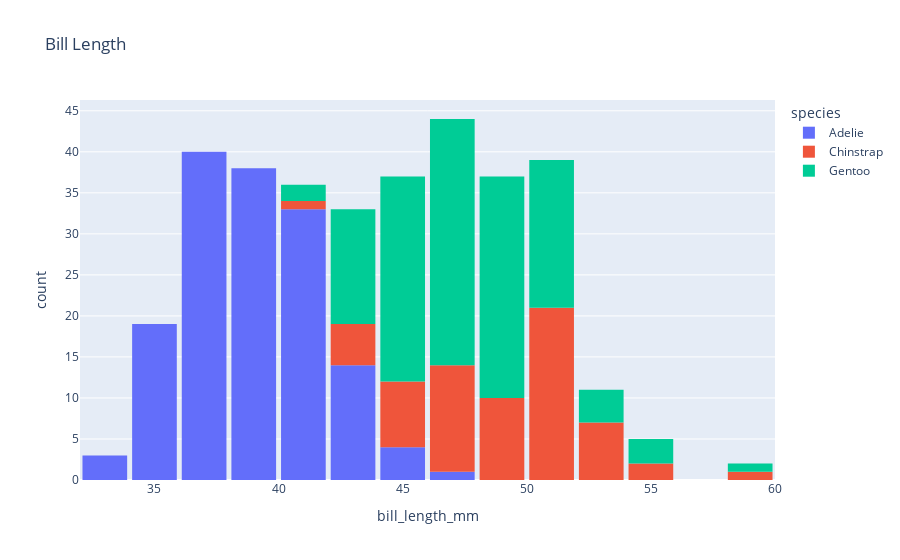

The notebook cell this image was saved under:
### Code cell
# Histogram for bill length
fig=px.histogram(df, x='bill_length_mm', color='species', title='Bill Length')
fig.update_layout(bargap=0.1)
fig.show()

### Figure 1 — Plotly figure (JSON) as saved in the notebook; plotly's stock layout.template omitted (floating-point values rounded to 4 significant figures; data arrays with more than 128 entries replaced by an {"elided": "..."} marker saying what was removed)
{"data": [{"alignmentgroup": "True", "bingroup": "x", "hovertemplate": "species=Adelie<br>bill_length_mm=%{x}<br>count=%{y}<extra></extra>", "legendgroup": "Adelie", "marker": {"color": "#636efa", "pattern": {"shape": ""}}, "name": "Adelie", "offsetgroup": "Adelie", "orientation": "v", "showlegend": true, "type": "histogram", "x": {"elided": "152 float values"}, "xaxis": "x", "yaxis": "y"}, {"alignmentgroup": "True", "bingroup": "x", "hovertemplate": "species=Chinstrap<br>bill_length_mm=%{x}<br>count=%{y}<extra></extra>", "legendgroup": "Chinstrap", "marker": {"color": "#EF553B", "pattern": {"shape": ""}}, "name": "Chinstrap", "offsetgroup": "Chinstrap", "orientation": "v", "showlegend": true, "type": "histogram", "x": [46.5, 50, 51.3, 45.4, 52.7, 45.2, 46.1, 51.3, 46, 51.3, 46.6, 51.7, 47, 52, 45.9, 50.5, 50.3, 58, 46.4, 49.2, 42.4, 48.5, 43.2, 50.6, 46.7, 52, 50.5, 49.5, 46.4, 52.8, 40.9, 54.2, 42.5, 51, 49.7, 47.5, 47.6, 52, 46.9, 53.5, 49, 46.2, 50.9, 45.5, 50.9, 50.8, 50.1, 49, 51.5, 49.8, 48.1, 51.4, 45.7, 50.7, 42.5, 52.2, 45.2, 49.3, 50.2, 45.6, 51.9, 46.8, 45.7, 55.8, 43.5, 49.6, 50.8, 50.2], "xaxis": "x", "yaxis": "y"}, {"alignmentgroup": "True", "bingroup": "x", "hovertemplate": "species=Gentoo<br>bill_length_mm=%{x}<br>count=%{y}<extra></extra>", "legendgroup": "Gentoo", "marker": {"color": "#00cc96", "pattern": {"shape": ""}}, "name": "Gentoo", "offsetgroup": "Gentoo", "orientation": "v", "showlegend": true, "type": "histogram", "x": [46.1, 50, 48.7, 50, 47.6, 46.5, 45.4, 46.7, 43.3, 46.8, 40.9, 49, 45.5, 48.4, 45.8, 49.3, 42, 49.2, 46.2, 48.7, 50.2, 45.1, 46.5, 46.3, 42.9, 46.1, 44.5, 47.8, 48.2, 50, 47.3, 42.8, 45.1, 59.6, 49.1, 48.4, 42.6, 44.4, 44, 48.7, 42.7, 49.6, 45.3, 49.6, 50.5, 43.6, 45.5, 50.5, 44.9, 45.2, 46.6, 48.5, 45.1, 50.1, 46.5, 45, 43.8, 45.5, 43.2, 50.4, 45.3, 46.2, 45.7, 54.3, 45.8, 49.8, 46.2, 49.5, 43.5, 50.7, 47.7, 46.4, 48.2, 46.5, 46.4, 48.6, 47.5, 51.1, 45.2, 45.2, 49.1, 52.5, 47.4, 50, 44.9, 50.8, 43.4, 51.3, 47.5, 52.1, 47.5, 52.2, 45.5, 49.5, 44.5, 50.8, 49.4, 46.9, 48.4, 51.1, 48.5, 55.9, 47.2, 49.1, 47.3, 46.8, 41.7, 53.4, 43.3, 48.1, 50.5, 49.8, 43.5, 51.5, 46.2, 55.1, 44.5, 48.8, 47.2, 43.92, 46.8, 50.4, 45.2, 49.9], "xaxis": "x", "yaxis": "y"}], "layout": {"bargap": 0.1, "barmode": "relative", "legend": {"title": {"text": "species"}, "tracegroupgap": 0}, "title": {"text": "Bill Length"}, "xaxis": {"anchor": "y", "domain": [0, 1], "title": {"text": "bill_length_mm"}}, "yaxis": {"anchor": "x", "domain": [0, 1], "title": {"text": "count"}}}}
